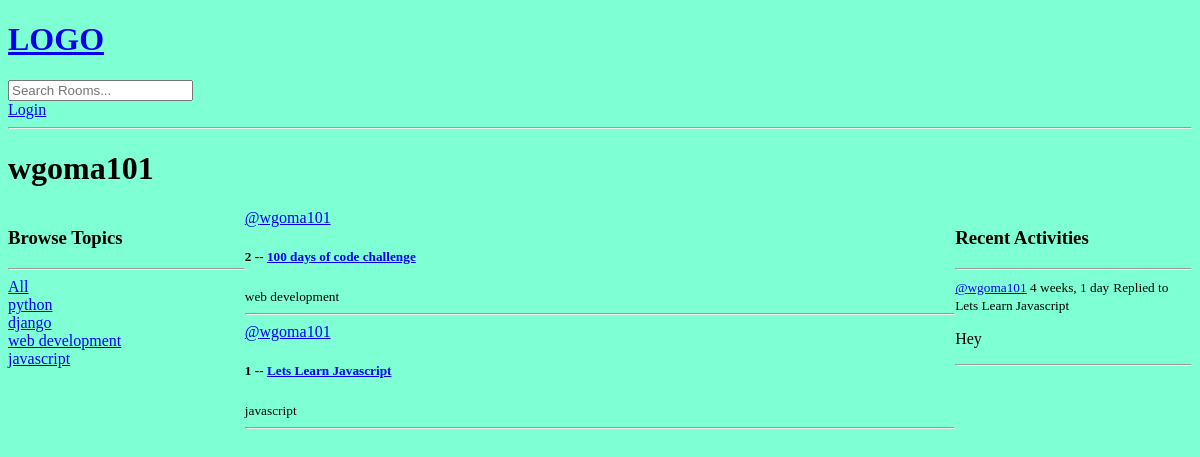
Page /profile/1/ on the earlier database version.
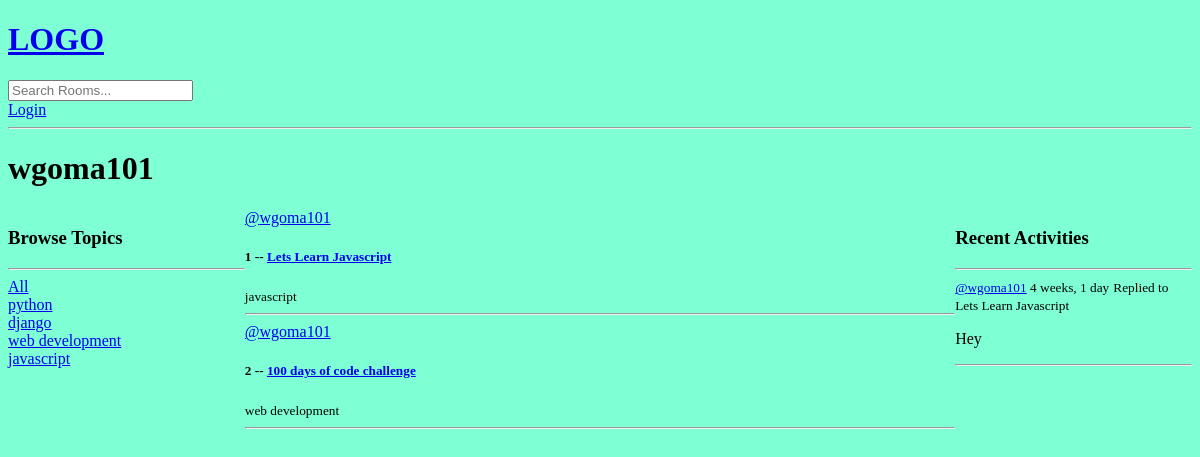
Same page on the later database version.
### base/models.py (models this page shows, shortened)
class Topic(models.Model):
    name = models.CharField(max_length=200)

class Room(models.Model):
    host = models.ForeignKey(User, on_delete=models.CASCADE,null=True)
    topic = models.ForeignKey(Topic, on_delete=models.SET_NULL, null=True)
    models.ForeignKey(Topic, on_delete=models.SET_NULL, null=True)
    name = models.CharField(max_length=200)
    description = models.TextField(null = True, blank= True)
    participants = models.ManyToManyField(User, related_name='participants', blank=True)
    updated = models.DateTimeField(auto_now=True)
    created = models.DateTimeField(auto_now_add=True)
    class Meta:
        ordering = ['-updated', '-created']
    def __str__(self):
        return self.name

class Message(models.Model):
    user = models.ForeignKey(User, on_delete=models.CASCADE)
    room = models.ForeignKey(Room, on_delete=models.CASCADE)
    body = models.TextField()
    updated = models.DateTimeField(auto_now=True)
    created = models.DateTimeField(auto_now_add=True)
    class Meta:
        ordering = ['-updated', '-created']
    def __str__(self):
        return self.body[0:50]

### base/views.py (the view)
# urls.py: path('profile/<str:pk>/',views.userProfile, name = 'user-profile'),
def userProfile(request, pk):
    user = User.objects.get(id=pk)
    rooms = user.room_set.all()
    room_messages = user.message_set.all()
    topics = Topic.objects.all()
    context = {'user': user, 'rooms': rooms,
               'room_messages': room_messages, 'topics': topics}
    return render(request, 'base/profile.html', context)

### base/templates/base/profile.html (shortened to what this page needs)
{% extends 'main.html' %}
{% block content %}
<h1>{{user.username}}</h1>
<div class="profile-container">
    <div>
        {% include 'base/topics_component.html' %}
    </div>
    <div>
        {% include 'base/feed_component.html' %}
    </div>
    <div>
        {% include 'base/activity_component.html' %}
    </div>
</div>
{% endblock content %}

### templates/main.html (shortened to what this page needs)
<!DOCTYPE html>
{% load static %}
<html>
<head>
    <link rel='stylesheet' type='text/css' media='screen' href='{% static 'styles/main.css'%}'>
</head>
<body>
    {% include 'navbar.html' %}
    {% block content %}
    {% endblock %}
</body>
</html>

### templates/navbar.html
<a href='/'>
    <h1>LOGO</h1>
</a>
<form method="GET" action = "">
    <input type="text" name = 'q' placeholder = 'Search Rooms...'>
</form>
{% if request.user.is_authenticated  %}
    <p>Hello {{request.user.username}}</p>
    <a href='{% url 'logout'%}'>Logout</a>
{% else %}
    <a href = '{% url 'login'%}'>Login</a>
{% endif %}
<hr>

### base/templates/base/topics_component.html
<h3>Browse Topics</h3>
        <hr>
        <div>
            <a href = {% url 'home' %}>All</a>
        </div>
        {% for topic in topics %}
        <div>
            <a href = {% url 'home' %}?q={{topic.name}}>{{topic.name}}</a>
        </div>
        {% endfor %}

### base/templates/base/feed_component.html (shortened to what this page needs)
<div>
    {% for room in rooms %}
        <div>
            <a href = {% url 'user-profile' room.host.id%}>@{{room.host.username}}</a>
            <h5>{{room.id}} -- <a href = "{% url 'room' room.id %}">{{room.name}}</a></h5>
            <small>{{room.topic.name}}</small>
            <hr>
        </div>
    {% endfor %}
    </div>

### base/templates/base/activity_component.html (shortened to what this page needs)
<h3>Recent Activities</h3>
    <hr>
    {% for message in room_messages%}
        <div>
            <small><a href = {% url 'user-profile' message.user.id%}>@{{message.user}}</a> {{message.created|timesince}}</small>
            <small>Replied to {{message.room}}</small>
            <p>{{message}}</p>
            <hr>
        </div>
    {% endfor %}

### static/styles/main.css (style rules this page uses)
body { background-color: aquamarine; }

### base/templates/base/profile.html (style rules this page uses)
.profile-container { display: grid; grid-template-columns: 1fr 3fr 1fr; }

Differences in the rows shown:
changed Room "Lets Learn Javascript": moves up the list
